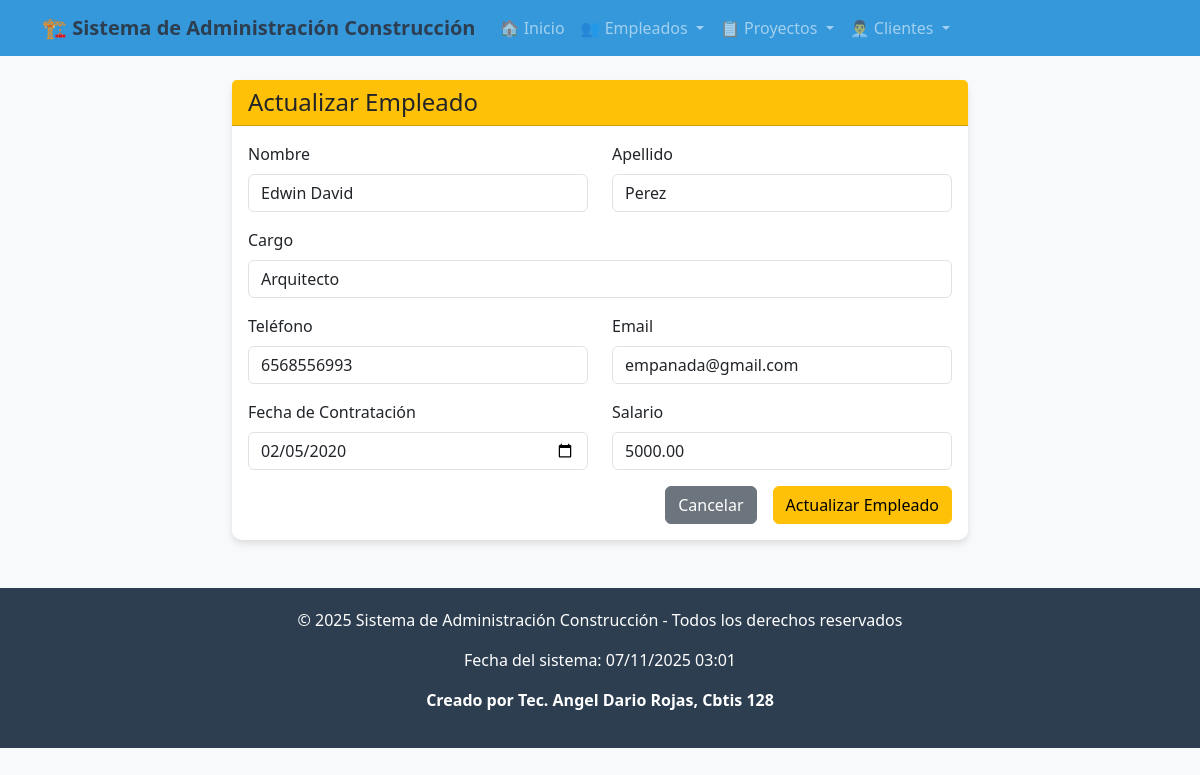
Page /empleado/actualizar/1/ on the committed database.
### app_Construccion/models.py (models this page shows, shortened)
class Empleado(models.Model):
    nombre = models.CharField(max_length=100)
    apellido = models.CharField(max_length=100)
    cargo = models.CharField(max_length=100)
    telefono = models.CharField(max_length=20)
    email = models.EmailField(unique=True)
    fecha_contratacion = models.DateField()
    salario = models.DecimalField(max_digits=10, decimal_places=2)

### app_Construccion/views.py (the view, shortened to what this page needs)
# urls.py: path('empleado/actualizar/<int:empleado_id>/', views.actualizar_empleado, name='actualizar_empleado'),
def actualizar_empleado(request, empleado_id):
    empleado = get_object_or_404(Empleado, id=empleado_id)
    return render(request, 'empleados/actualizar_empleado.html', {'empleado': empleado})

### app_Construccion/templates/empleados/actualizar_empleado.html (shortened to what this page needs)
{% extends 'base.html' %}
{% block content %}
<div class="row justify-content-center">
    <div class="col-md-8">
        <div class="card">
            <div class="card-header bg-warning text-dark">
                <h4 class="mb-0">Actualizar Empleado</h4>
            </div>
            <div class="card-body">
                <form method="POST">
                    <div class="row">
                        <div class="col-md-6 mb-3">
                            <label for="nombre" class="form-label">Nombre</label>
                            <input type="text" class="form-control" id="nombre" name="nombre" value="{{ empleado.nombre }}" required>
                        </div>
                        <div class="col-md-6 mb-3">
                            <label for="apellido" class="form-label">Apellido</label>
                            <input type="text" class="form-control" id="apellido" name="apellido" value="{{ empleado.apellido }}" required>
                        </div>
                    </div>
                    <div class="mb-3">
                        <label for="cargo" class="form-label">Cargo</label>
                        <input type="text" class="form-control" id="cargo" name="cargo" value="{{ empleado.cargo }}" required>
                    </div>
                    <div class="row">
                        <div class="col-md-6 mb-3">
                            <label for="telefono" class="form-label">Teléfono</label>
                            <input type="text" class="form-control" id="telefono" name="telefono" value="{{ empleado.telefono }}" required>
                        </div>
                        <div class="col-md-6 mb-3">
                            <label for="email" class="form-label">Email</label>
                            <input type="email" class="form-control" id="email" name="email" value="{{ empleado.email }}" required>
                        </div>
                    </div>
                    <div class="row">
                        <div class="col-md-6 mb-3">
                            <label for="fecha_contratacion" class="form-label">Fecha de Contratación</label>
                            <input type="date" class="form-control" id="fecha_contratacion" name="fecha_contratacion" value="{{ empleado.fecha_contratacion|date:'Y-m-d' }}" required>
                        </div>
                        <div class="col-md-6 mb-3">
                            <label for="salario" class="form-label">Salario</label>
                            <input type="number" step="0.01" class="form-control" id="salario" name="salario" value="{{ empleado.salario }}" required>
                        </div>
                    </div>
                    <div class="d-grid gap-2 d-md-flex justify-content-md-end">
                        <a href="{% url 'ver_empleados' %}" class="btn btn-secondary me-md-2">Cancelar</a>
                        <button type="submit" class="btn btn-warning">Actualizar Empleado</button>
                    </div>
                </form>
            </div>
        </div>
    </div>
</div>
{% endblock %}

### app_Construccion/templates/base.html (style rules this page uses)
body { background-color: #f8f9fa; font-family: 'Segoe UI', Tahoma, Geneva, Verdana, sans-serif; }
.card { border: none; border-radius: 10px; box-shadow: 0 4px 6px rgba(0,0,0,0.1); }

### rows in the picture
Empleado: nombre "Edwin David", apellido "Perez", cargo "Arquitecto", telefono "6568556993", email "empanada@gmail.com", fecha_contratacion "02/05/2020", salario "5000.00"
